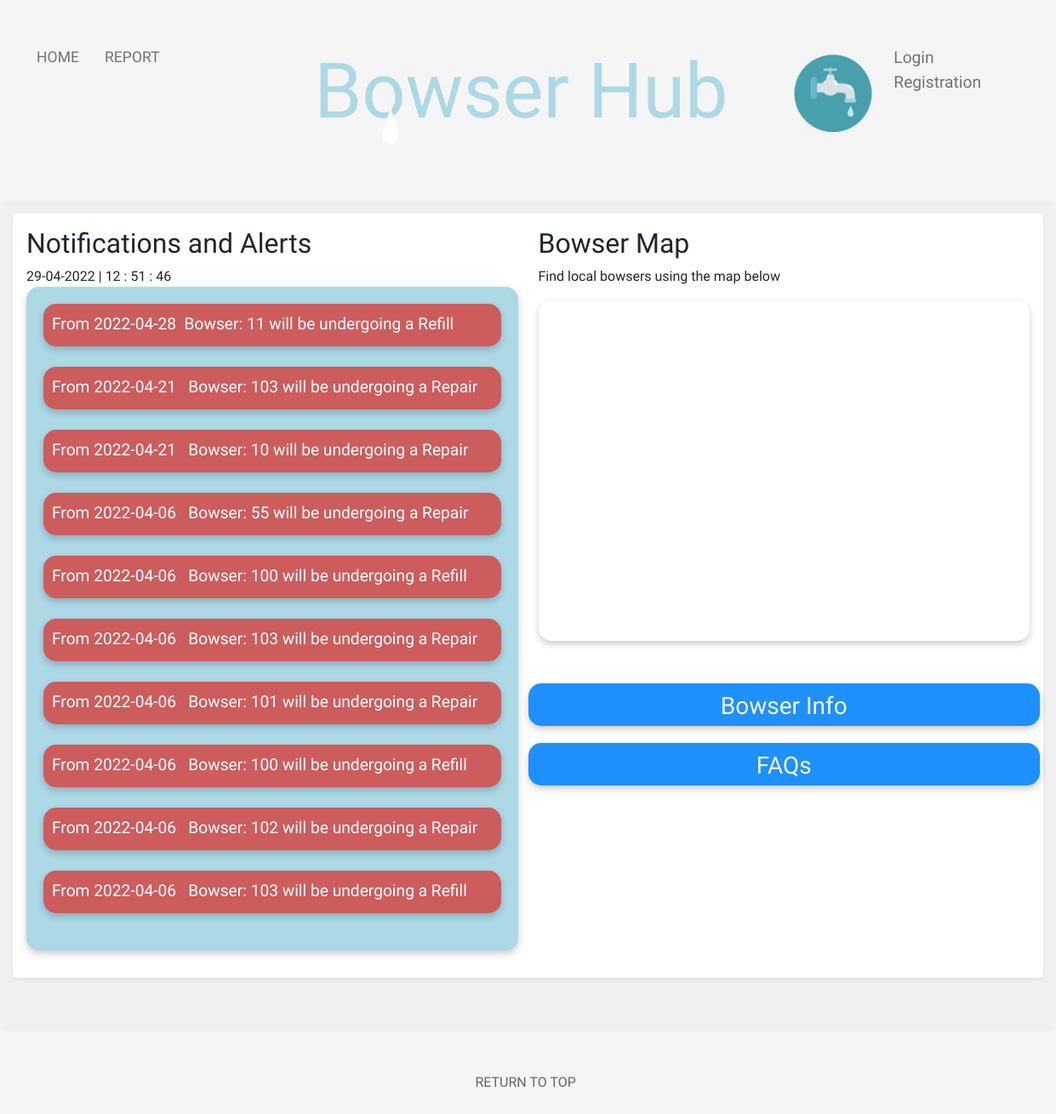
The app's page /home/index.php, older data.
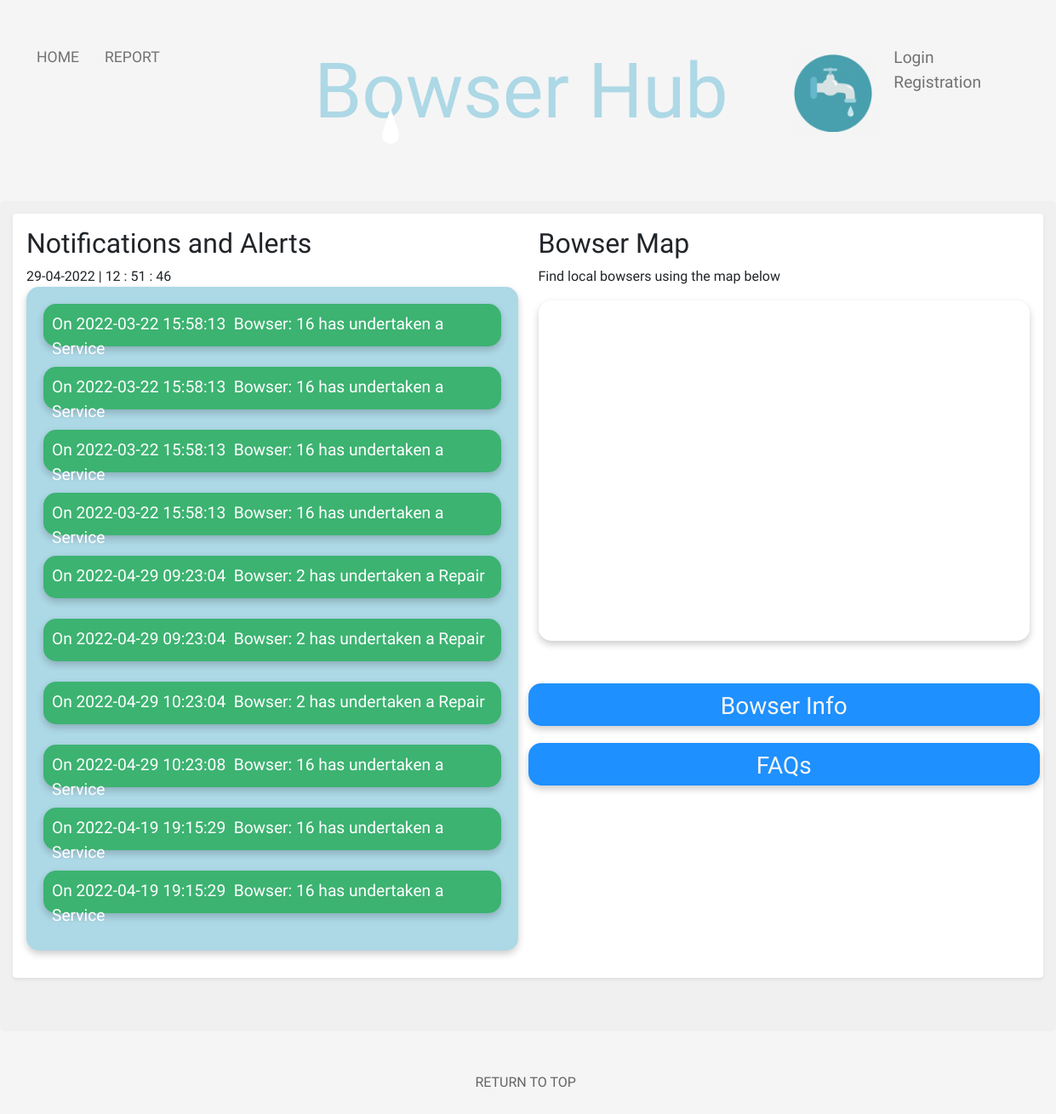
The same page, newer data.
### tables this page shows
CREATE TABLE `tbl_notifications` (
  `Notice_ID` int(11) NOT NULL AUTO_INCREMENT,
  `Notice_Text` varchar(250) NOT NULL,
  `Area_ID` int(11) NOT NULL,
  `Date` timestamp NOT NULL DEFAULT current_timestamp() ON UPDATE current_timestamp(),
  `Type` int(4) NOT NULL,
  PRIMARY KEY (`Notice_ID`),
  KEY `bowser_database` (`Area_ID`),
  CONSTRAINT `bowser_database` FOREIGN KEY (`Area_ID`) REFERENCES `tbl_area` (`Area_ID`)
);

### home/index.php (the view, shortened to what the changed rows need)
<!doctype html>
<html lang="en">
<head>
    <link href="https://cdn.jsdelivr.net/npm/bootstrap@5.1.1/dist/css/bootstrap.min.css" rel="stylesheet">
    <link rel="stylesheet" href="../global/global.css" type="text/css">
    <link rel="stylesheet" href="home.css" type="text/css">
	<link rel="stylesheet" href="https://cdnjs.cloudflare.com/ajax/libs/jqueryui/1.12.1/jquery-ui.css" />
</head>
<body>
<div>
    <div class="middle">
        <h2 class="text-focus-in" id="navTitle">Bowser Hub</h2>
    </div>
    </div>
    <div class="upperPage">
        <div class="shadow-sm p-3 mb-5 bg-body rounded">
            <div class="row">
                    <div class="col">
                        <div>
                        <h2> Notifications and Alerts</h2><span id="clock">clock</span></div>
                        <ul class="notification-list">
                            <?php
                            $connection = OpenConnection();
                            if (isset($_SESSION['email'])) {
                                if ($userType == "Operations" OR "Maintenance")
                                $sql2 = "SELECT * FROM `tbl_notifications` ORDER BY Date DESC LIMIT 10  ";
                                if ($userType == "Customer")
                                    $sql2 = "SELECT * FROM `tbl_notifications` WHERE Area_ID = '$userLocation' ORDER BY Date DESC LIMIT 10 ";
                            } else {
                                $sql2 = "SELECT * FROM `tbl_notifications` ORDER BY Date DESC LIMIT 10 ";
                            }
                            $result2 = mysqli_query($connection, $sql2);
                            while($rows2 = mysqli_fetch_assoc($result2)) {
                                $notificationType = $rows2['Type'];
                                switch($notificationType){
                                    case 1:
                                        $notificationDiv = "notificationFault";
                                        break;
                                    case 2:
                                        $notificationDiv = "notificationFix";
                                        break;
                                }
                                $notification = $rows2['Notice_Text'];
                                echo "<div id='$notificationDiv'>".$notification."</div>";
                                echo "<br />";
                            }
                            ?>
                        </ul>
                    </div>
                    <div class="col">
                        <div class="text_area">
                            <h2>Bowser Map</h2>
                        </div>
                        </div>
            </div>
        </div>
    </div>
        <br />  <br />
        <br />  <br />
</body>
</html>

Row changes from the older to the newer data that the page shows:
no longer on this page (row edited): tbl_notifications: Notice_Text "From 2022-04-28 Bowser: 11 will be undergoing a Refill", Type 1 (drawn)
no longer on this page (row edited): tbl_notifications: Notice_Text "From 2022-04-21 Bowser: 103 will be undergoing a Repair", Type 1 (drawn)
no longer on this page (row edited): tbl_notifications: Notice_Text "From 2022-04-21 Bowser: 10 will be undergoing a Repair", Type 1 (drawn)
no longer on this page (row edited): tbl_notifications: Notice_Text "From 2022-04-06 Bowser: 55 will be undergoing a Repair", Type 1 (drawn)
no longer on this page (row edited): tbl_notifications: Notice_Text "From 2022-04-06 Bowser: 100 will be undergoing a Refill", Type 1 (drawn)
no longer on this page (row edited): tbl_notifications: Notice_Text "From 2022-04-06 Bowser: 103 will be undergoing a Repair", Type 1 (drawn)
no longer on this page (row edited): tbl_notifications: Notice_Text "From 2022-04-06 Bowser: 101 will be undergoing a Repair", Type 1 (drawn)
no longer on this page (row edited): tbl_notifications: Notice_Text "From 2022-04-06 Bowser: 100 will be undergoing a Refill", Type 1 (drawn)
no longer on this page (row edited): tbl_notifications: Notice_Text "From 2022-04-06 Bowser: 102 will be undergoing a Repair", Type 1 (drawn)
no longer on this page (row edited): tbl_notifications: Notice_Text "From 2022-04-06 Bowser: 103 will be undergoing a Refill", Type 1 (drawn)
added tbl_notifications: Notice_Text "On 2022-03-22 15:58:13 Bowser: 16 has undertaken a Service", Type 2 (drawn)
added tbl_notifications: Notice_Text "On 2022-03-22 15:58:13 Bowser: 16 has undertaken a Service", Type 2 (drawn)
added tbl_notifications: Notice_Text "On 2022-03-22 15:58:13 Bowser: 16 has undertaken a Service", Type 2 (drawn)
added tbl_notifications: Notice_Text "On 2022-03-22 15:58:13 Bowser: 16 has undertaken a Service", Type 2 (drawn)
added tbl_notifications: Notice_Text "On 2022-04-29 09:23:04 Bowser: 2 has undertaken a Repair", Type 2 (drawn)
added tbl_notifications: Notice_Text "On 2022-04-29 09:23:04 Bowser: 2 has undertaken a Repair", Type 2 (drawn)
added tbl_notifications: Notice_Text "On 2022-04-29 10:23:04 Bowser: 2 has undertaken a Repair", Type 2 (drawn)
added tbl_notifications: Notice_Text "On 2022-04-29 10:23:08 Bowser: 16 has undertaken a Service", Type 2 (drawn)
added tbl_notifications: Notice_Text "On 2022-04-19 19:15:29 Bowser: 16 has undertaken a Service", Type 2 (drawn)
added tbl_notifications: Notice_Text "On 2022-04-19 19:15:29 Bowser: 16 has undertaken a Service", Type 2 (drawn)
